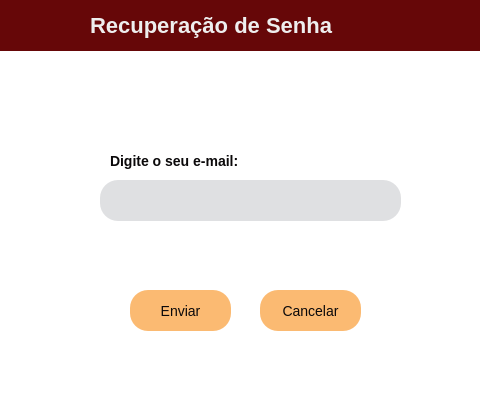
<?xml version="1.0" encoding="UTF-8"?>
<ui version="4.0">
 <class>Dialog</class>
 <widget class="QDialog" name="Dialog">
  <property name="geometry">
   <rect>
    <x>0</x>
    <y>0</y>
    <width>480</width>
    <height>400</height>
   </rect>
  </property>
  <property name="windowTitle">
   <string>Dialog</string>
  </property>
  <property name="styleSheet">
   <string notr="true">* {
    background-color: #ffffff;
	font-style: &quot;Segoe UI&quot;;
 	color: #0B090A;
}

QLabel {
    color: #0B090A;
    font-size: 14px;
    font-weight: bold;
}

QLineEdit {
    background-color: #DFE0E2;
    padding-left: 15px;
    border-radius: 18px;
	font-size: 14px;
}

QPushButton {
    background-color: #fbba72;
    border: 2px;
    border-radius: 18px;
    font-size: 14px;
    font-weight: regular;
}

QPushButton:hover {
    background-color: #399918;
    color: #EEEEEE
}

QPushButton:pressed {
    background-color: #6703c5;
    color: #EEEEEE;
}
</string>
  </property>
  <widget class="QLineEdit" name="user_field">
   <property name="geometry">
    <rect>
     <x>100</x>
     <y>180</y>
     <width>301</width>
     <height>41</height>
    </rect>
   </property>
   <property name="minimumSize">
    <size>
     <width>301</width>
     <height>41</height>
    </size>
   </property>
   <property name="focusPolicy">
    <enum>Qt::StrongFocus</enum>
   </property>
   <property name="inputMask">
    <string/>
   </property>
   <property name="text">
    <string/>
   </property>
   <property name="maxLength">
    <number>32767</number>
   </property>
   <property name="clearButtonEnabled">
    <bool>true</bool>
   </property>
  </widget>
  <widget class="QLabel" name="email_label">
   <property name="geometry">
    <rect>
     <x>110</x>
     <y>150</y>
     <width>171</width>
     <height>21</height>
    </rect>
   </property>
   <property name="text">
    <string>Digite o seu e-mail:</string>
   </property>
  </widget>
  <widget class="QPushButton" name="btn_save">
   <property name="geometry">
    <rect>
     <x>130</x>
     <y>290</y>
     <width>101</width>
     <height>41</height>
    </rect>
   </property>
   <property name="minimumSize">
    <size>
     <width>0</width>
     <height>41</height>
    </size>
   </property>
   <property name="styleSheet">
    <string notr="true"/>
   </property>
   <property name="text">
    <string>Enviar</string>
   </property>
   <property name="icon">
    <iconset resource="../static/resource.qrc">
     <normaloff>:/icon/icon/enviar.png</normaloff>:/icon/icon/enviar.png</iconset>
   </property>
   <property name="iconSize">
    <size>
     <width>24</width>
     <height>24</height>
    </size>
   </property>
  </widget>
  <widget class="QPushButton" name="btn_close">
   <property name="geometry">
    <rect>
     <x>260</x>
     <y>290</y>
     <width>101</width>
     <height>41</height>
    </rect>
   </property>
   <property name="minimumSize">
    <size>
     <width>0</width>
     <height>41</height>
    </size>
   </property>
   <property name="styleSheet">
    <string notr="true">QPushButton:hover {
    background-color: #d60000;
    color: #EEEEEE
}</string>
   </property>
   <property name="text">
    <string>Cancelar</string>
   </property>
   <property name="icon">
    <iconset resource="../static/resource.qrc">
     <normaloff>:/icon/icon/excluir (1).png</normaloff>:/icon/icon/excluir (1).png</iconset>
   </property>
   <property name="iconSize">
    <size>
     <width>24</width>
     <height>24</height>
    </size>
   </property>
  </widget>
  <widget class="QLabel" name="label">
   <property name="geometry">
    <rect>
     <x>50</x>
     <y>180</y>
     <width>32</width>
     <height>32</height>
    </rect>
   </property>
   <property name="text">
    <string/>
   </property>
   <property name="pixmap">
    <pixmap resource="../static/resource.qrc">:/icon/icon/o-email.png</pixmap>
   </property>
   <property name="scaledContents">
    <bool>true</bool>
   </property>
  </widget>
  <widget class="QWidget" name="window_title_bar" native="true">
   <property name="geometry">
    <rect>
     <x>0</x>
     <y>0</y>
     <width>481</width>
     <height>51</height>
    </rect>
   </property>
   <property name="styleSheet">
    <string notr="true">* {
background-color: qlineargradient(spread:pad, x1:0, y1:0, x2:1, y2:0, stop:0 rgba(102, 7, 8, 255), stop:1 rgba(102, 7, 8, 255));
}</string>
   </property>
   <widget class="QLabel" name="label_2">
    <property name="geometry">
     <rect>
      <x>90</x>
      <y>0</y>
      <width>321</width>
      <height>51</height>
     </rect>
    </property>
    <property name="styleSheet">
     <string notr="true">QLabel {
	background-color: transparent;
    color: #EEEEEE;
    font-size: 22px;
    font-weight: regular;
}</string>
    </property>
    <property name="text">
     <string>Recuperação de Senha</string>
    </property>
   </widget>
  </widget>
 </widget>
 <resources>
  <include location="../static/resource.qrc"/>
 </resources>
 <connections/>
</ui>
